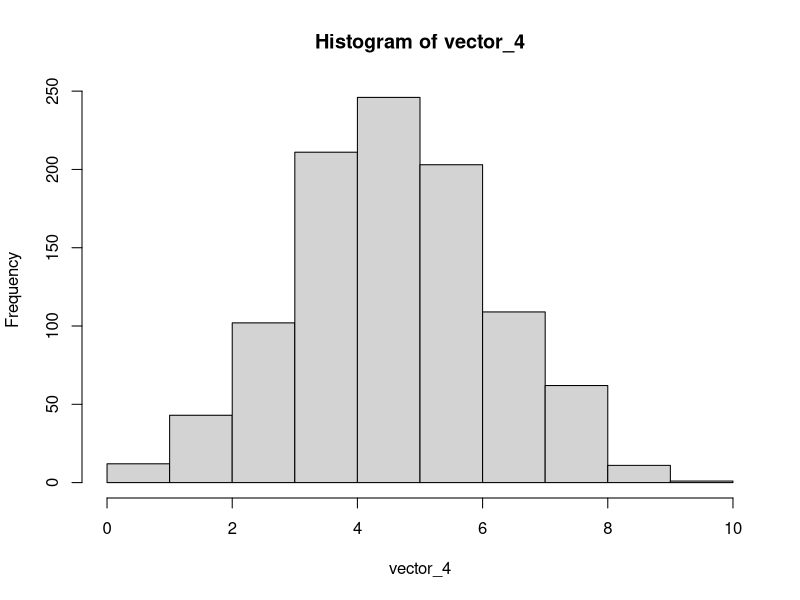

This chart was generated by the following R code:
# Generate 5 random values from the interval [0,1]
vector_1 <- runif(5)
vector_1

# Set seed to generate the same set of random values
set.seed(1234)

# generate 10 values from a normal distribution with m = 300, sd = 40
vector_2 <- rnorm(10, mean = 300, sd = 40)
vector_2

# binomial models: simulating coin flips
vector_3 <- rbinom(10,10,0.5)
vector_3

vector_4 <- rbinom(1000,10,0.5)
vector_4

vector_5 <- rbinom(10,1000,0.5)
vector_5

# make a histogram of the first 50 values of vector 4
vector_4[1:50]
hist(vector_4)
